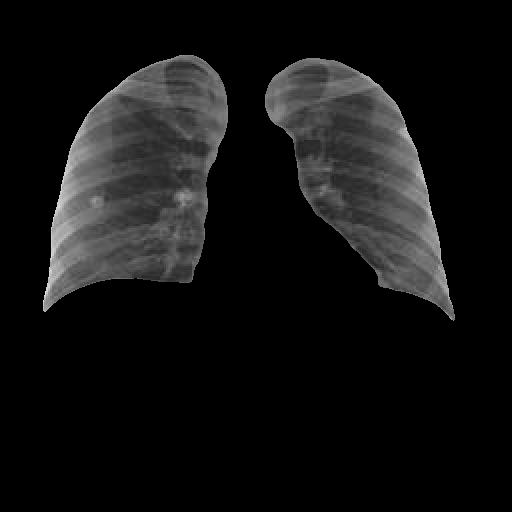
#> input picture lung_img-17756198_53155374.jpg, 512 x 512 px
$ jupyter execute Example.ipynb
#> lines starting #> are read from the running program, lines starting #| are printed output that depends on the picture
[cell 1]
import numpy as np
import matplotlib.pyplot as plt
import cv2 as cv
import skimage.transform as st

[cell 2]
# Load Lung images
filename = 'lung_img-17756198_53155374.jpg' # The lung image path
lung_img = cv.imread(filename)
#> lung_img is the input picture: shape (512, 512, 3); min 0, max 236, mean 18.7
plt.imshow(lung_img)
plt.show()

[cell 3]
# Load Original image
orginal_img = cv.imread('01ce86a4-1dfc96d7-5504e0a6-6de4a05f-4149c647.jpg')
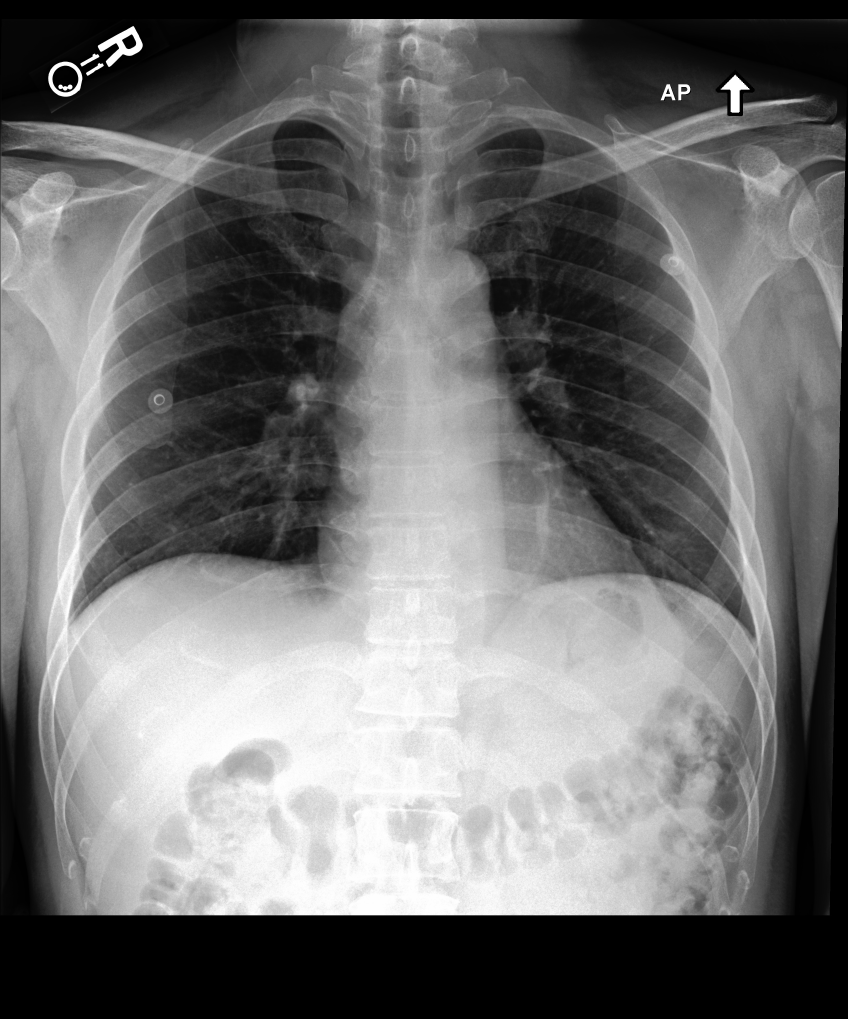
#> input picture 01ce86a4-1dfc96d7-5504e0a6-6de4a05f-4149c647.jpg, 2544 x 3056 px (shown at 1/3 size)
#> orginal_img is the input picture: shape (3056, 2544, 3); min 0, max 255, mean 111.8
orginal_img = st.resize(orginal_img, (512, 512))
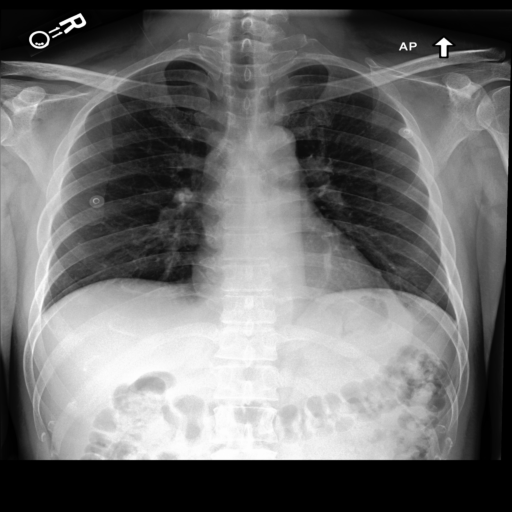
#> orginal_img: shape (512, 512, 3) float64; min 0, max 1, mean 0.438
plt.imshow(orginal_img)
plt.show()

[cell 4]
# Load images
bg     = orginal_img
obj = lung_img
mask   = lung_img

# Zero background where we want to overlay
# Here we use the lung image as a mask
bg[mask>0]=0
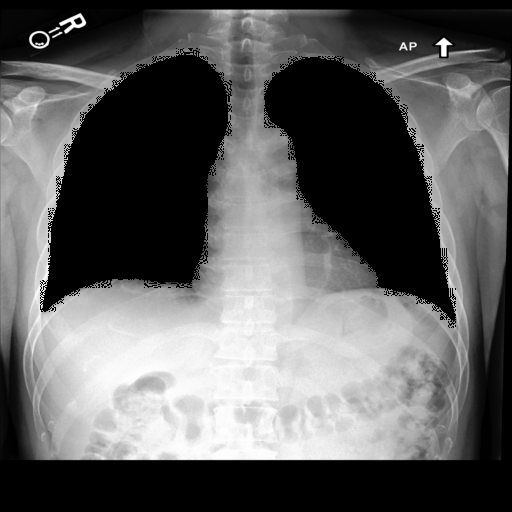
#> bg: shape (512, 512, 3) float64; min 0, max 1, mean 0.379

# Add object to zeroed out space
bg += obj*(mask>0)

plt.imshow(bg)
plt.show()
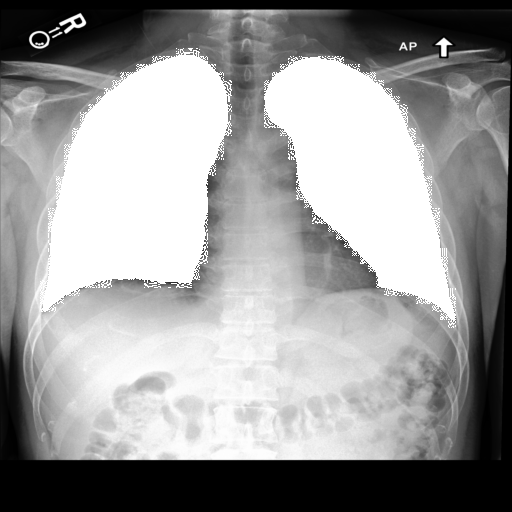
#> shown: shape (512, 512, 3) float64; min 0, max 1, mean 0.605
